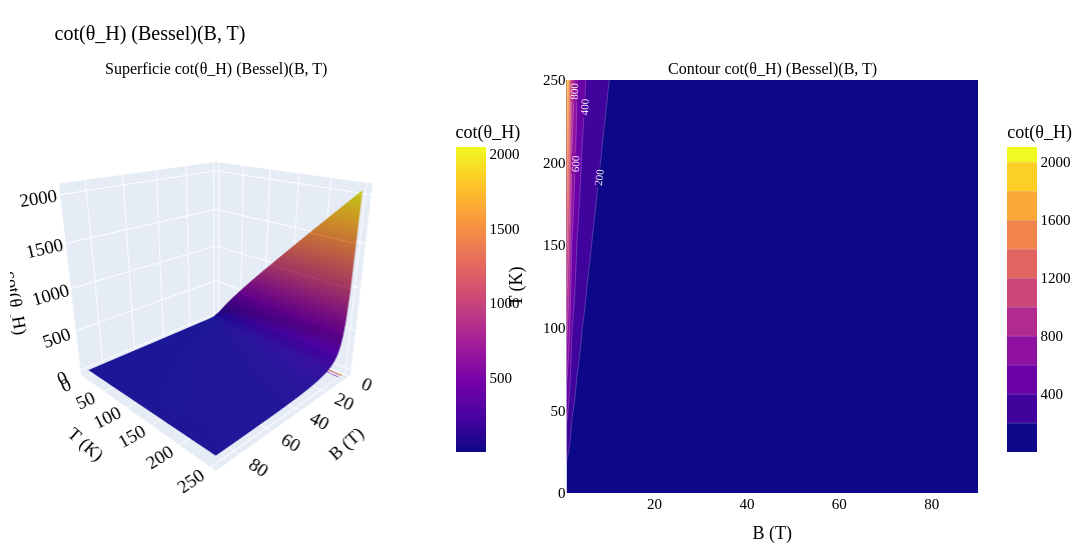

Notebook cell for this chart:
### Markdown cell above
---
### Cotangente dell'angolo di Hall $\cot\theta_H(B, T)$ — Bessel

$\cot\theta_H = \dfrac{\sigma_{xx}}{\sigma_{xy}}$

### Code cell
plot_observable_4panel(
    cot_H_B_grid,
    name='cot(θ_H) (Bessel)', name_tex=r'$\cot\theta_H$',
    label_plain='cot(θ_H)',
    label_tex=r'$\cot\theta_H$',
    cmap='Plasma',
    B_grid_1d=B_grid_1d, T_grid_1d=T_grid_1d,
    B_slices=(5, 20, 40, 60, 80),
)

### Figure 1 — Plotly figure (JSON) as saved in the notebook; plotly's stock layout.template omitted (floating-point values rounded to 4 significant figures; data arrays with more than 128 entries replaced by an {"elided": "..."} marker saying what was removed)
{"data": [{"colorbar": {"len": 0.85, "title": {"text": "cot(θ_H)"}, "x": 0.45}, "colorscale": [[0, "#0d0887"], [0.1111, "#46039f"], [0.2222, "#7201a8"], [0.3333, "#9c179e"], [0.4444, "#bd3786"], [0.5556, "#d8576b"], [0.6667, "#ed7953"], [0.7778, "#fb9f3a"], [0.8889, "#fdca26"], [1, "#f0f921"]], "contours": {"z": {"highlightcolor": "white", "project": {"z": true}, "show": true, "usecolormap": true}}, "hovertemplate": "B = %{x:.1f} T<br>T = %{y:.1f} K<br>cot(θ_H) = %{z:.4g}<extra></extra>", "scene": "scene", "type": "surface", "x": [1.0, 2.127, 3.253, 4.38, 5.506, 6.633, 7.759, 8.886, 10.01, 11.14, 12.27, 13.39, 14.52, 15.65, 16.77, 17.9, 19.03, 20.15, 21.28, 22.41, 23.53, 24.66, 25.78, 26.91, 28.04, 29.16, 30.29, 31.42, 32.54, 33.67, 34.8, 35.92, 37.05, 38.18, 39.3, 40.43, 41.56, 42.68, 43.81, 44.94, 46.06, 47.19, 48.32, 49.44, 50.57, 51.7, 52.82, 53.95, 55.08, 56.2, 57.33, 58.46, 59.58, 60.71, 61.84, 62.96, 64.09, 65.22, 66.34, 67.47, 68.59, 69.72, 70.85, 71.97, 73.1, 74.23, 75.35, 76.48, 77.61, 78.73, 79.86, 80.99, 82.11, 83.24, 84.37, 85.49, 86.62, 87.75, 88.87, 90.0], "y": {"elided": "200 float values"}, "z": {"elided": "200x80 float values"}}, {"colorbar": {"len": 0.85, "title": {"text": "cot(θ_H)"}, "x": 1.02}, "colorscale": [[0, "#0d0887"], [0.1111, "#46039f"], [0.2222, "#7201a8"], [0.3333, "#9c179e"], [0.4444, "#bd3786"], [0.5556, "#d8576b"], [0.6667, "#ed7953"], [0.7778, "#fb9f3a"], [0.8889, "#fdca26"], [1, "#f0f921"]], "contours": {"labelfont": {"color": "white", "size": 11}, "showlabels": true}, "hovertemplate": "B = %{x:.1f} T<br>T = %{y:.1f} K<br>cot(θ_H) = %{z:.4g}<extra></extra>", "line": {"color": "rgba(255,255,255,0.4)", "width": 0.5}, "type": "contour", "x": [1.0, 2.127, 3.253, 4.38, 5.506, 6.633, 7.759, 8.886, 10.01, 11.14, 12.27, 13.39, 14.52, 15.65, 16.77, 17.9, 19.03, 20.15, 21.28, 22.41, 23.53, 24.66, 25.78, 26.91, 28.04, 29.16, 30.29, 31.42, 32.54, 33.67, 34.8, 35.92, 37.05, 38.18, 39.3, 40.43, 41.56, 42.68, 43.81, 44.94, 46.06, 47.19, 48.32, 49.44, 50.57, 51.7, 52.82, 53.95, 55.08, 56.2, 57.33, 58.46, 59.58, 60.71, 61.84, 62.96, 64.09, 65.22, 66.34, 67.47, 68.59, 69.72, 70.85, 71.97, 73.1, 74.23, 75.35, 76.48, 77.61, 78.73, 79.86, 80.99, 82.11, 83.24, 84.37, 85.49, 86.62, 87.75, 88.87, 90.0], "xaxis": "x", "y": {"elided": "200 float values"}, "yaxis": "y", "z": {"elided": "200x80 float values"}}], "layout": {"annotations": [{"font": {"size": 16}, "showarrow": false, "text": "Superficie cot(θ_H) (Bessel)(B, T)", "x": 0.2125, "xanchor": "center", "xref": "paper", "y": 1, "yanchor": "bottom", "yref": "paper"}, {"font": {"size": 16}, "showarrow": false, "text": "Contour cot(θ_H) (Bessel)(B, T)", "x": 0.7875, "xanchor": "center", "xref": "paper", "y": 1, "yanchor": "bottom", "yref": "paper"}], "font": {"color": "black", "family": "serif", "size": 15}, "height": 550, "margin": {"b": 10, "l": 10, "r": 10, "t": 80}, "scene": {"camera": {"eye": {"x": 1.6, "y": 1.6, "z": 0.9}}, "domain": {"x": [0, 0.425], "y": [0, 1]}, "xaxis": {"title": {"text": "B (T)"}}, "yaxis": {"title": {"text": "T (K)"}}, "zaxis": {"title": {"text": "cot(θ_H)"}}}, "title": {"font": {"color": "black", "family": "serif", "size": 20}, "text": "cot(θ_H) (Bessel)(B, T)"}, "width": 1200, "xaxis": {"anchor": "y", "domain": [0.575, 1], "title": {"text": "B (T)"}}, "yaxis": {"anchor": "x", "domain": [0, 1], "title": {"text": "T (K)"}}}}
